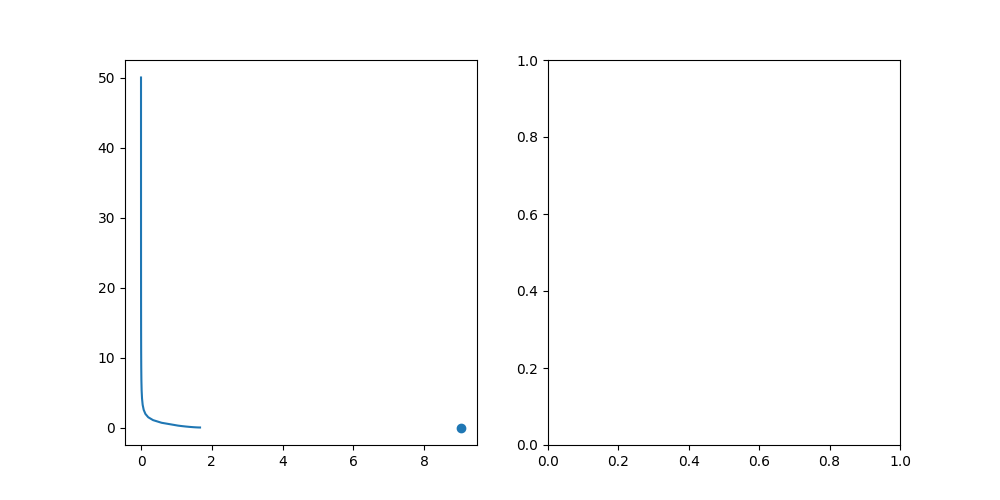

The Python source for this figure:
import numpy as np
from scipy.integrate import solve_ivp
import matplotlib.pyplot as plt


def dx(t,x):
    return -x**(1./3.) - x**3

if __name__ == "__main__":
    x0 = np.array([50.0])
    Tmax = 2/3*((abs(x0)**2)**(1./3.))

    trange = [0, Tmax[0]+2.]
    sol = solve_ivp(dx,trange,x0)

    print(Tmax)
    print(trange)

    fig, axs = plt.subplots(1,2,figsize=(10,5))
    axs = axs.ravel()
    axs[0].plot(sol.t,sol.y[0,:])
    axs[0].scatter(Tmax,0.0)
    plt.savefig("fluff/FxT.png")

